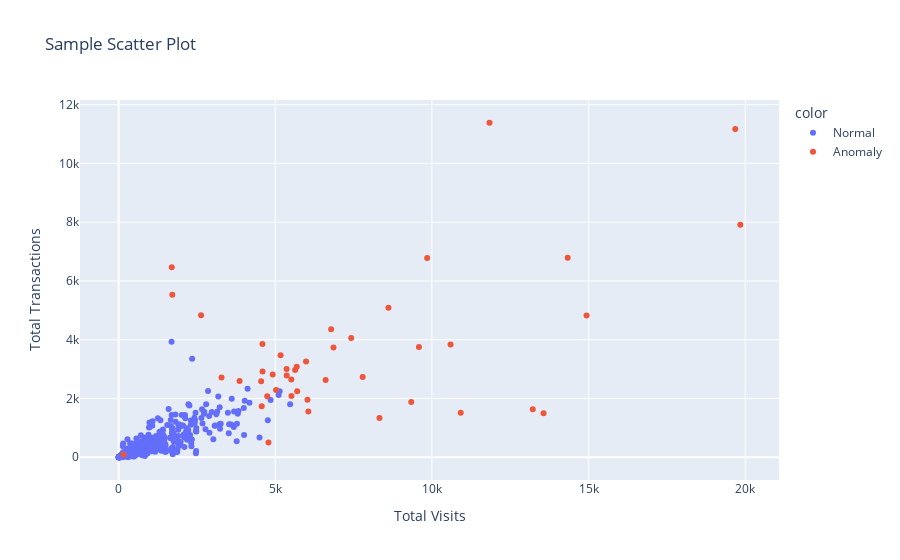

The cell this chart's notebook holds for it:
### Code cell
# Scatter plot total_visits vs total_transactions
import plotly.express as px

fig = px.scatter(
    x=df_result['total_visits'], 
    y=df_result['total_transactions'],
    color=df_result['anomaly'],
    title="Sample Scatter Plot",
    labels={'x': 'Total Visits', 'y': 'Total Transactions'}
)

# Show the plot
fig.show()

### Figure 1 — Plotly figure (JSON) as saved in the notebook; plotly's stock layout.template omitted (floating-point values rounded to 4 significant figures; data arrays with more than 128 entries replaced by an {"elided": "..."} marker saying what was removed)
{"data": [{"hovertemplate": "color=Normal<br>Total Visits=%{x}<br>Total Transactions=%{y}<extra></extra>", "legendgroup": "Normal", "marker": {"color": "#636efa", "symbol": "circle"}, "mode": "markers", "name": "Normal", "orientation": "v", "showlegend": true, "type": "scatter", "x": {"elided": "478 int values"}, "xaxis": "x", "y": {"elided": "478 int values"}, "yaxis": "y"}, {"hovertemplate": "color=Anomaly<br>Total Visits=%{x}<br>Total Transactions=%{y}<extra></extra>", "legendgroup": "Anomaly", "marker": {"color": "#EF553B", "symbol": "circle"}, "mode": "markers", "name": "Anomaly", "orientation": "v", "showlegend": true, "type": "scatter", "x": [4782, 5025, 4590, 1713, 3860, 3284, 6027, 2631, 9847, 6606, 4743, 11837, 4549, 19842, 13218, 1696, 8325, 5361, 7789, 5511, 10918, 8612, 5982, 14333, 5516, 5364, 6055, 9339, 6783, 13562, 7423, 4917, 4567, 6857, 19681, 4593, 160, 5633, 5170, 14935, 5699, 10594, 5686, 9585], "xaxis": "x", "y": [498, 2289, 3854, 5534, 2592, 2716, 1959, 4832, 6784, 2628, 2078, 11384, 2587, 7914, 1636, 6465, 1339, 3000, 2727, 2647, 1513, 5084, 3257, 6790, 2083, 2786, 1557, 1884, 4352, 1494, 4055, 2813, 1736, 3736, 11170, 2919, 90, 2970, 3468, 4826, 2247, 3840, 3084, 3750], "yaxis": "y"}], "layout": {"legend": {"title": {"text": "color"}, "tracegroupgap": 0}, "title": {"text": "Sample Scatter Plot"}, "xaxis": {"anchor": "y", "domain": [0, 1], "title": {"text": "Total Visits"}}, "yaxis": {"anchor": "x", "domain": [0, 1], "title": {"text": "Total Transactions"}}}}
